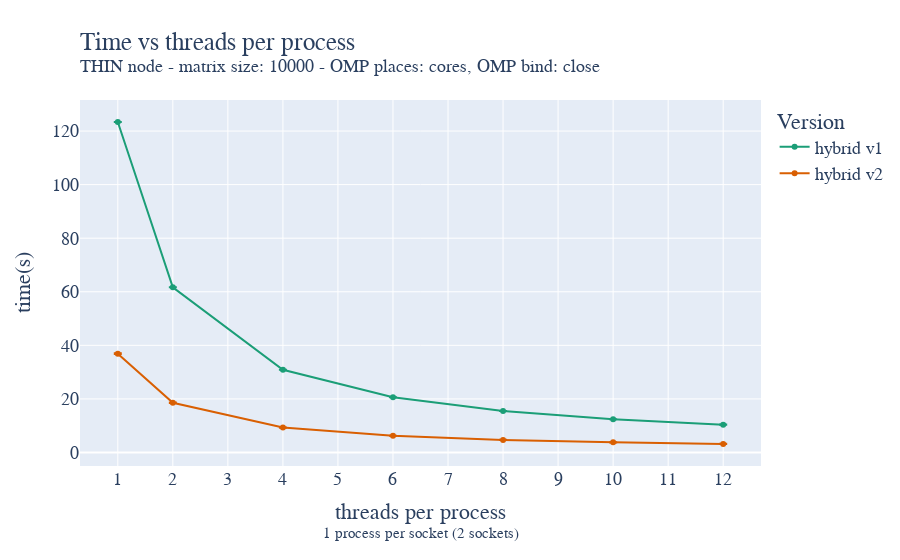

Notebook cell for this chart:
### Code cell
fig = go.Figure()

fig.add_trace(go.Scatter(x=strong_OMP_thin_hybrid_static_small_grid_avg["nthreads_per_process"]["mean"][:7], y=strong_OMP_thin_hybrid_static_small_grid_avg["time"]["mean"][:7], name='hybrid v1',
                         error_y=dict(
                             type="data",
                             array=strong_OMP_thin_hybrid_static_small_grid_avg["time"]["std"][:7],
                             visible=True)))
fig.add_trace(go.Scatter(x=strong_OMP_thin_hybrid_static_small_grid_avg["nthreads_per_process"]["mean"][7:], y=strong_OMP_thin_hybrid_static_small_grid_avg["time"]["mean"][7:], name='hybrid v2',
                         error_y=dict(
                             type="data",
                             array=strong_OMP_thin_hybrid_static_small_grid_avg["time"]["std"][7:],
                             visible=True)))
fig.update_layout(
    title=go.layout.Title(
        text="Time vs threads per process<br><sup>THIN node - matrix size: 10000 - OMP places: cores, OMP bind: close</sup>",
        xref="paper",
        x=0,
    ),
    xaxis_title="threads per process<br><sup>1 process per socket (2 sockets)</sup>",
    xaxis = dict(
        tickmode = 'linear',
        tick0 = '1',
        dtick = '1'
    ),
    yaxis_title="time(s)",
    legend_title="Version",
    font=dict(
        family="Courier New, monospace",
        size=18,
    ),
    colorway=["#1b9e77","#d95f02","#7570b3"],
)
fig.show()
fig.write_image("/home/andres/hpc/Foundations_of_HPC_2022/Assignment/my_assignment/report/images/strong_OMP_thin_hybrid_small_grid.pdf", height=500, width=1000)

### Figure 1 — Plotly figure (JSON) as saved in the notebook; plotly's stock layout.template omitted (floating-point values rounded to 4 significant figures)
{"data": [{"error_y": {"array": [0.02499, 0.01645, 0.01044, 0.007418, 0.003234, 0.003809, 0.03035], "type": "data", "visible": true}, "name": "hybrid v1", "type": "scatter", "x": [1, 2, 4, 6, 8, 10, 12], "y": [123.4, 61.67, 30.89, 20.6, 15.48, 12.4, 10.38]}, {"error_y": {"array": [0.136, 0.1019, 0.01866, 0.02003, 0.01709, 0.013, 0.03842], "type": "data", "visible": true}, "name": "hybrid v2", "type": "scatter", "x": [1, 2, 4, 6, 8, 10, 12], "y": [36.88, 18.53, 9.292, 6.234, 4.691, 3.781, 3.184]}], "layout": {"colorway": ["#1b9e77", "#d95f02", "#7570b3"], "font": {"family": "Courier New, monospace", "size": 18}, "legend": {"title": {"text": "Version"}}, "title": {"text": "Time vs threads per process<br><sup>THIN node - matrix size: 10000 - OMP places: cores, OMP bind: close</sup>", "x": 0, "xref": "paper"}, "xaxis": {"dtick": "1", "tick0": "1", "tickmode": "linear", "title": {"text": "threads per process<br><sup>1 process per socket (2 sockets)</sup>"}}, "yaxis": {"title": {"text": "time(s)"}}}}
